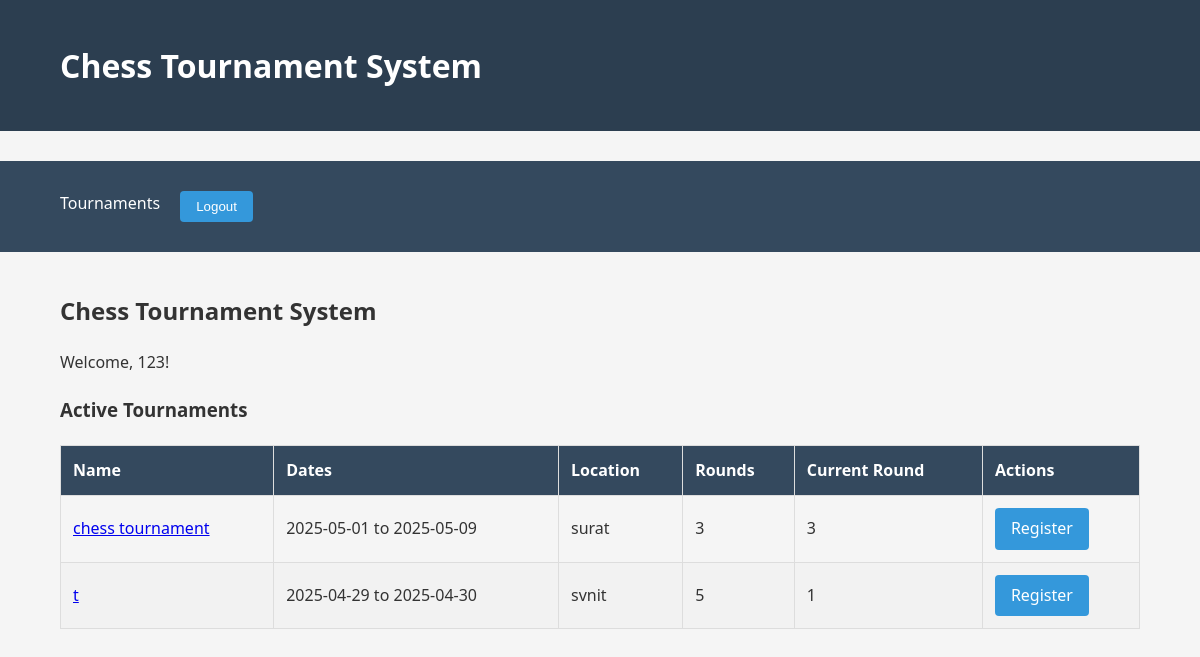
Screenshot of / (signed in) with the database file from the repository.
### tournament/models.py (models this page shows, shortened)
class Tournament(models.Model):
    name = models.CharField(max_length=100)
    start_date = models.DateField()
    end_date = models.DateField()
    location = models.CharField(max_length=100)
    rounds = models.IntegerField(default=5)
    current_round = models.IntegerField(default=0)
    is_active = models.BooleanField(default=True)
    players = models.ManyToManyField(Player, through='TournamentRegistration')

### tournament/views.py (the view)
# urls.py: path('', views.tournament_list, name='tournament_list'),
@login_required
def tournament_list(request):
    tournaments = Tournament.objects.filter(is_active=True)
    return render(request, 'tournament/list.html', {'tournaments': tournaments})

### tournament/templates/tournament/list.html (shortened to what this page needs)
{% extends 'base.html' %}
{% block content %}
<h2>Chess Tournament System</h2>
<div class="auth-section">
    {% if user.is_authenticated %}
        <span>Welcome, {{ user.username }}!</span>
    {% else %}
        <a href="{% url 'login' %}" class="btn">Login</a>
        <a href="{% url 'register' %}" class="btn">Register</a>
    {% endif %}
</div>
<h3>Active Tournaments</h3>
{% if tournaments %}
<table class="table">
    <thead>
        <tr>
            <th>Name</th>
            <th>Dates</th>
            <th>Location</th>
            <th>Rounds</th>
            <th>Current Round</th>
            <th>Actions</th>
        </tr>
    </thead>
    <tbody>
        {% for tournament in tournaments %}
        <tr>
            <td><a href="{% url 'tournament_detail' tournament.id %}">{{ tournament.name }}</a></td>
            <td>{{ tournament.start_date|date:"Y-m-d" }} to {{ tournament.end_date|date:"Y-m-d" }}</td>
            <td>{{ tournament.location }}</td>
            <td>{{ tournament.rounds }}</td>
            <td>{{ tournament.current_round }}</td>
            <td>
                <a href="{% url 'register_player' tournament.id %}" class="btn btn-sm">Register</a>
            </td>
        </tr>
        {% endfor %}
    </tbody>
</table>
{% endif %}
{% endblock %}

### tournament/templates/base.html (style rules this page uses)
body { font-family: 'Segoe UI', Tahoma, Geneva, Verdana, sans-serif; line-height: 1.6; margin: 0; padding: 0; background-color: #f5f5f5; color: #333; }
.btn { display: inline-block; background-color: #3498db; color: white; padding: 8px 16px; text-decoration: none; border-radius: 4px; border: none; cursor: pointer; }
table { width: 100%; border-collapse: collapse; margin: 20px 0; }
table, th, td { border: 1px solid #ddd; }
th, td { padding: 12px; text-align: left; }
th { background-color: #34495e; color: white; }
tr:nth-child(even) { background-color: #f2f2f2; }

### rows the page displays
Tournament: name "chess tournament", start_date "2025-05-01", end_date "2025-05-09", location "surat", rounds "3", current_round "3"
Tournament: name "t", start_date "2025-04-29", end_date "2025-04-30", location "svnit", rounds "5", current_round "1"

### other values shown
{{ user.username }} "123"
